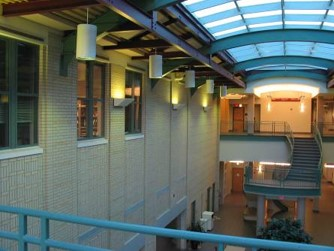
#> input picture assignment_1new/images/CMU_left.jpg, 334 x 251 px
$ jupyter execute MyRansacLineFit_student.ipynb   (shell and % lines are left out)
#> lines starting #> are read from the running program, lines starting #| are printed output that depends on the picture
# Assignment 1 (part I): Line Fitting and other "stuff"

## Problem 1
### Prove that any roto-reflective transformation $R^n \rightarrow R^n$ defined by $n\times n$ orthogonal matrix $R$ (s.t. $R^TR=I$) preserves (a) parallel lines and (d) distances between points. Your proof should use only linear algebraic equations. HINTS: you can use line equations of the following format: $p_t=p_o + t\,u$ where $p$ are n-vectors representing points on a line, $u$ is a vector defining the line's direction, and $t$ is a scalar parameter. For distances $d(a,b)$ between points $a,b\in R^n$ you can use $d^2(a,b)=(a-b)^T (a-b)$. NOTE that all your linear algebraic equations in the proof should work for arbitrary $n\times n$ roto-reflective transformations/matrices.

Solution:
a) Let u and v be two non-zero parallel vectors in $R^n$. We can write u = kv for some $k \in R. k \neq 0$. With the linear transformation with matrix R, we have Rv and $Ru = R(kv) = k \cdot Rv$. The new vector Ru remains to have a linear dependent relationship with Rv, implies that they are still parallel.

b) Let a, b be two points in $R^n$. We have $d^2(a,b)=(a-b)^T (a-b)$ where $d(a, b)$ represents the distance between a and b. After transformation, the distance between points Ra, Rb will follow $$d^2(Ra,Rb)=(Ra-Rb)^T (Ra-Rb) = R^T \cdot (a-b)^T \cdot R \cdot (a-b)
$$$$= R^T R \cdot (a-b)^T(a-b) = I (a-b)^T(a-b) = (a-b)^T (a-b) = d^2 (a-b)$$
$$\Rightarrow d(a, b) = |d(Ra, Rb)| = d(Ra, Rb)$$
since the distance is always non-negative. So the distances between points also preserve.

## Problem 2
### Prove that affine transformations map lines onto lines. For this, take an arbitrary line in $R^2$ and show that an arbitrary affine transform maps it onto a set of points that also satisfies a line equation. You should use homogeneous representation of lines, i.e. equations $l^\top x=0$ where $l$ is a 3-vector of line parameters (so called, homogeneous line representation) and $x$ is a 3-vector (homogeneously) representing a point on the line.
### HINT: Use 3x3 matrices $A$ to represent affine transforms, as in Topic 4. Find simple linear-algebraic equation for the transformed line parameters $l'$ given $A$ and the original line $l$.

Solution: Let $l^\top x=0$ where $l = \left[ \begin{matrix} m_1 \\ m_2 \\ m_3 \end{matrix} \right]$ is a 3-vector of line parameters and $x = \left[ \begin{matrix} x_1 \\ x_2 \\ w \end{matrix} \right]$ is a 3-vector (homogeneously) representing a point on the line.

An affine transformation can be represented by $A = \left[ \begin{matrix} a & b & c \\ d & e & f \\ 0 & 0 & 1  \end{matrix} \right]$

So the point after affine transformation is defined by $x' = Ax$.

Homogenoeusly tranform the l to l' (a 3-vector of line parameter) by letting $l' = (A^{-1})^T l$ (such $(A^{-1})^T$ exists because any affine map has an inverse).

Then we have $l'^T x' = ((A^{-1})^T l)^T (Ax) = l^T A^{-1} (A x) = l^T (A^{-1} A) x = l^T x = 0$

So any point on the line after affine transformation will satisfy the new line equation $l'^T x' = 0$, implies that the original line is mapped onto the new line $l'$.

## NOTE: Problems 3-7 below are mostly coding excersices where you should implement and/or test different standard methods for model fitting on examples with synthetic and real data. Part II of this Assignemnt requires homography estimation in a real application (panorama mosaicing). The problems below were primarily designed to help the students learn the basics of model parameter estimation in a much more basic context - simple line models and 2D data points (synthetic or real).
### While the provided initial notebook shows synthetic and real examples of 2D data points for line fitting, you might need to restart the nootebook (Kernel->Restart and Clear Output).

## Problem 3: least-squares and line fitting in 2D (synthetic data without outliers)
### Complete implementation of function $estimate$ of class $LeastSquareLine$ in the second cell below. It should update line parameters $a$ and $b$ correpsonding to line model $y=ax+b$. You can use either SVD of matrix $A$ or inverse of matrix $A^T A$, as mentioned in class. NOTE: several cells below test your code.

[cell 1]
import numpy as np
import numpy.linalg as la
import matplotlib
import matplotlib.pyplot as plt
from skimage.measure import ransac

#### TO IMPLEMENT: complete (fix) the code in the following cell. Note that solution has 2-3 lines. You can use $svd$ function in $la$ and/or standard matrix operations from $np$.

[cell 2]
class LeastSquareLine:

    def __init__(self):
        self.a = 0.0
        self.b = 0.0

    def estimate(self, points2D):
        B = points2D[:,1]
        A = np.copy(points2D)
        A[:,1] = 1.0

        # Vector B and matrix A are already defined. Change code below
        U, S, VT = la.svd(A, full_matrices=False)
        W = np.diag(S)
        Ainverse = np.dot(np.transpose(VT), np.dot(la.inv(W), np.transpose(U)))
        # print(Ainverse)
        X = Ainverse.dot(B)
        self.a = X[0]
        self.b = X[1]
        return True

    def predict(self, x): return (self.a * x) + self.b

    def predict_y(self, x): return (self.a * x) + self.b

    def residuals(self, points2D):
        return points2D[:,1] - self.predict(points2D[:,0])

    def line_par(self):
        return self.a, self.b

#### Working code below generates (simulates) data points in ${\cal R}^2$ corresponding to noisy observations of a line.

[cell 3]
np.random.seed(seed=1)

# parameters for "true" line y = a*x + b
a, b = 0.2, 20.0

# x-range of points [x1,x2]
x_start, x_end = -200.0, 200.0

# generate "idealized" line points
x = np.arange(x_start,x_end)
y = a * x + b
data = np.column_stack([x, y])    # staking data points into (Nx2) array

# add gaussian pertubations to generate "realistic" data points (noisy line observations)
noise = np.random.normal(size=data.shape) # generating Gaussian noise (variance 1) for each data point (rows in 'data')
data += 5 * noise
data[::2] += 10 * noise[::2]  # every second point adds noise with variance 5
data[::4] += 20 * noise[::4] # every fourth point adds noise with variance 20

# IMPORTANT COMMENT!!!!!!!:
# the data now combines line points with different levels of additive Gaussie noise.
# Consider all these noisy points as inliers.
# Do not consider any of these as outliers. The outliers are added in Problem 4.


fig, ax = plt.subplots()
ax.plot(data[:,0], data[:,1], '.k', label='data points (w. noise & outliers)')
ax.set_xlabel('x - coordinate')
ax.set_ylabel('y - coordinate')
ax.legend(loc='lower left')
plt.show()
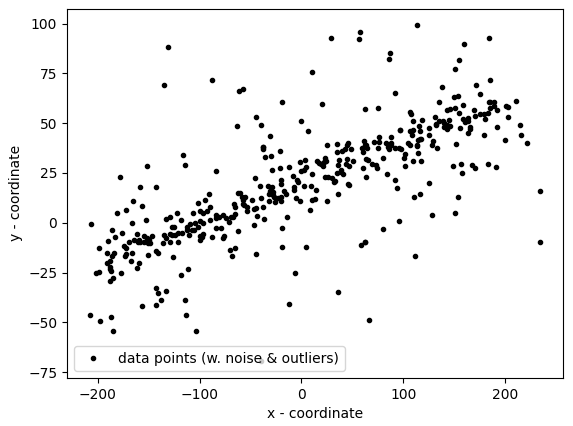
#> figure drawn by matplotlib, 1 panel

#### Use the following code-cell to test your implementation of class $LeastSquareLine$ in Problem 3 for line fitting when observed data is noisy. The estimated line is displayed in the cell above.  Note that the initial result shown in Fig.1 of the provided notebook corresponds to the line $a=0,b=0$ returned by initial code for $LeastSquareLine$.  Your correct solution for $LeastSquareLine$ should return a line very close to the known (ground-truth) line model.

[cell 4]
LSline = LeastSquareLine() # uses class implemented in Problem 2
print (LSline.estimate(data))
a_ls, b_ls = LSline.line_par()

# visualizing estimated line
ends = np.array([x_start,x_end])
ax.plot(ends, LSline.predict(ends), '-r', label='least square fit (a={:4.2f}, b={:4.1f})'.format(a_ls,b_ls))
ax.legend(loc='lower left')
plt.show()

## Problem 4: RANSAC for robust line fitting in 2D (synthetic data with outliers)

#### Working code in the cell below corrupts data with outliers.

[cell 5]
# add outliers
faulty = np.array(30 * [(180., -100)])  # (30x2) array containing 30 rows [180,-100]  (points)
faulty += 5 * np.random.normal(size=faulty.shape)  # adding Gaussian noise to these points
data[:faulty.shape[0]] = faulty   # replacing the first 30 points in data with faulty (outliers)


fig, ax = plt.subplots()
ax.plot(data[:,0], data[:,1], '.k', label='data points (w. noise & outliers)')
ax.set_xlabel('x - coordinate')
ax.set_ylabel('y - coordinate')
ax.legend(loc='lower left')
plt.show()
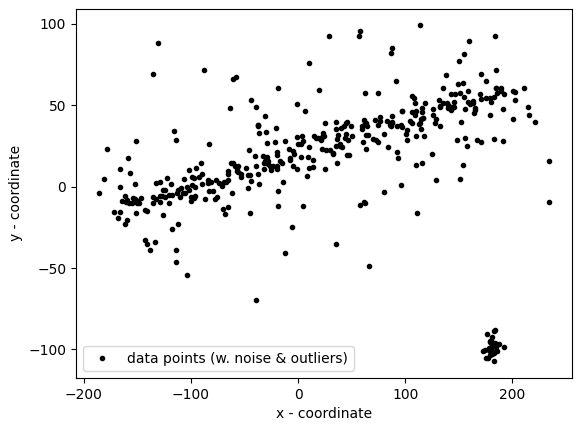
#> figure drawn by matplotlib, 1 panel

### NOTE: As clear from the code for data simulation, (creation of) outliers has nothing to do with the line. In contrast, all other points originate from some points on the true (perfect) line, see Probelm 3. The added Gaussian errors (large or small) simulate complex noise that commonly happens between true (but unknown) model and its real observations (data). The whole point of "model fitting" is to estimate (or restore) a "model" (e.g. line parameters) from its noisy observations (data). If data has no noise, it is trivial, e.g. only two line points would be enough to compute the line parameters exactly. In the presence of noise, one can use methods like least-squres to approximately estimate a line (parameters minimizing the loss functing summing squared $L_2$ errors), see Problem 3. However, if data is corrupted by outliers that have nothing to do with the model, as in Problem 4, more robust model fitting methods are needed, e.g. RANSAC.

#### The code below uses your implementation of class $LeastSquareLine$ from Probelm 3 for least-square line fitting when the data is corrupted with outliers. The estimated line is displayed in the cell above. Observe the differences with the result in Problem 3.

[cell 6]
LSline = LeastSquareLine() # uses class implemented in Problem 2
print (LSline.estimate(data))
a_ls, b_ls = LSline.line_par()

# visualizing estimated line
ends = np.array([x_start,x_end])
ax.plot(ends, LSline.predict(ends), '-r', label='least square fit (a={:4.2f}, b={:4.1f})'.format(a_ls,b_ls))
ax.legend(loc='lower left')
plt.show()

### (part a) Assume that a set of $N=100$ points in $2D$ includes $N_i=20$ inliers for one line and $N_o=80$ outliers. What is the least number of times one should sample a random pair of points from the set to get probability $p\geq 0.95$ that in at least one of the sampled pairs both points are inliers? Derive a general formula and compute a numerical answer for the specified numbers.

Solution:
We can assume we use sample with replacement. Sampling with replacement will certainly give a larger number of time that one can get probability $p\geq 0.95$ that at least one of the sampled pairs both points are inliers compared to using sample without replacement, so that the number n we get will also guarantee that one can get probability $p\geq 0.95$ that at least one of the sampled pairs both points are inliers compared to using sample without replacement.

Sample with replacement: P(the sample pair is not both points inliers) = 1 - P(the sample pair both points are inliers) = $1 - (20/100)^2 = 1 - 0.04 = 0.96$

P (at least one of the sampled pairs both points are inliers) = 1 - P (none of the sampled pairs both points are inliers）= $1 - (0.96)^n \geq 0.95$
$$\Rightarrow n \geq 74 $$

Thus, the least number of times one should sample a random pair of points from the set to get probability $p\geq 0.95$ that in at least one of the sampled pairs both points are inliers is 74.

### (part b) Using the knowledge of the number of inliers/outliers in the example at the beginning of Problem 4, estimate the minimum number of sampled pairs needed to get RANSAC to "succeed" (to get at least one pair of inliers) with $p\geq 0.95$. Use your formula in part (a). Show your numbers in the cell below. Then, use your estimate as a value of parameter $max\_trials$  inside function $ransac$ in the code cell below and test it.  You should also change $residual\_threshold$ according to the noise level for inliers in the example. NOTE: the result is displayed in the same figure at the beginning of Problem 4.

Your estimates:
There are 30 outliers and 400-30=370 inliers in this dataset.

Sample with replacement: P(the sample pair is not both points inliers) = 1 - P(the sample pair both points are inliers) = $1 - (370/400)^2 = 1 - 0.925^2 = 0.144375$

P (at least one of the sampled pairs both points are inliers) = 1 - P (none of the sampled pairs both points are inliers）= $1 - (0.144375)^n \geq 0.95$
$$\Rightarrow n \geq 2 $$

[cell 7]
# robustly fit line using RANSAC algorithm
model_robust, inliers = ransac(data, LeastSquareLine, min_samples=2, residual_threshold=25, max_trials=2)
a_rs, b_rs = model_robust.line_par()

# generate coordinates of estimated models
line_x = np.arange(-250, 250)
line_y_robust = model_robust.predict_y(line_x)

ax.plot(data[inliers, 0], data[inliers, 1], '.b', alpha=0.6, label='Inlier data')
ax.plot(line_x, line_y_robust, '-b', label='RANSAC line (a={:4.2f}, b={:4.1f})'.format(a_rs,b_rs))
ax.legend(loc='lower left')

## Problem 5: sequential RANSAC for robust multi-line fitting (synthetic data)

#### Adding data points supporting one more line

[cell 8]
# parameters for "true" lines y = a*x + b
a2, b2 = 0.1, -10.0

# generate "idealized" line points
y2 = a2 * x + b2
data2 = np.column_stack([x, y2])    # staking data points into (Nx2) array

# add gaussian pertubations to generate "realistic" line data
noise = np.random.normal(size=data.shape) # generating Gaussian noise (variance 1) for each data point (rows in 'data')
data2+= 5 * noise
data2[::2] += 10 * noise[::2]  # every second point adds noise with variance 5
data2[::4] += 20 * noise[::4] # every fourth point adds noise with variance 20

data = np.concatenate((data,data2)) # combining with previous data

fig, ax = plt.subplots()
ax.plot(data[:,0], data[:,1], '.k', label='data points (w. noise & outliers)')
ax.set_xlabel('x - coordinate')
ax.set_ylabel('y - coordinate')
ax.legend(loc='lower left')
plt.show()
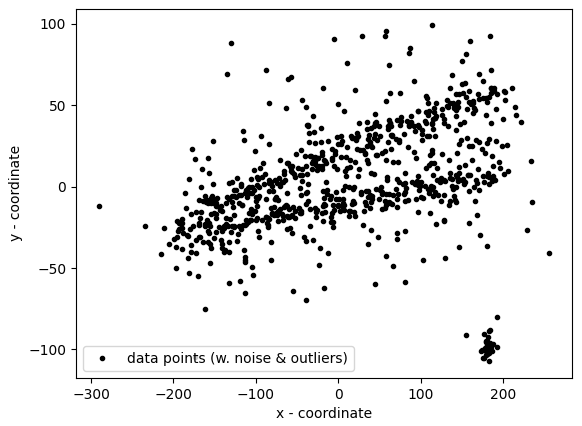
#> figure drawn by matplotlib, 1 panel

### Write code below using sequential RANSAC to detect two lines in the data above. Your lines should be displayed in the figure above (in Problem 5).

[cell 9]
# robustly fit line using RANSAC algorithm
model_robust, inliers = ransac(data, LeastSquareLine, min_samples=2, residual_threshold=25, max_trials=10)
a_rs, b_rs = model_robust.line_par()
new_data = np.copy(data)

i = len(inliers)-1
while i >= 0:
    if inliers[i] == True:
        new_data = np.delete(new_data, i, 0)
        i=i-1
    i=i-1
line_x = np.arange(-250, 250)
line_y_robust = model_robust.predict_y(line_x)

ax.plot(data[inliers, 0], data[inliers, 1], '.b', alpha=0.6, label='Inlier data')
ax.plot(line_x, line_y_robust, '-b', label='RANSAC line (a={:4.2f}, b={:4.1f})'.format(a_rs,b_rs))

model_robust1, inliers1 = ransac(new_data, LeastSquareLine, min_samples=2, residual_threshold=25, max_trials=10)
a_rs1, b_rs1 = model_robust1.line_par()

line_x1 = np.arange(-250, 250)
line_y_robust1 = model_robust1.predict_y(line_x1)

ax.plot(new_data[inliers1, 0], new_data[inliers1, 1], '.r', alpha=0.6, label='Inlier data 2')
ax.plot(line_x1, line_y_robust1, '-r', label='RANSAC line 2 (a={:4.2f}, b={:4.1f})'.format(a_rs1,b_rs1))
# # generate coordinates of estimated models

ax.legend(loc='lower left')

## Problem 6: multi-line fitting for real data (Canny edges)
### NOTE: while there are real applications that require estimation of lines in images, their detailed description is outside the scope of this assignment. This problem is mostly for fun. However, it also demostrates a real example of simple 2D feature points (based on contrast edges) that can be used for estimating real geometric models (lines). More advanced real examples of feature points and geometric model estimation can be found in part II of this Assignment.

[cell 10]
import matplotlib.image as image
from skimage import feature
from skimage.color import rgb2gray

im = image.imread("images/CMU_left.jpg")
#> im is the input picture: shape (251, 334, 3); mean R, G, B 94.8, 103.3, 94.9
imgray = rgb2gray(im)
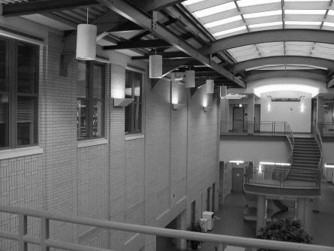
#> imgray: shape (251, 334) float64; min 0.00417, max 1, mean 0.396
can = feature.canny(imgray, 2.0)
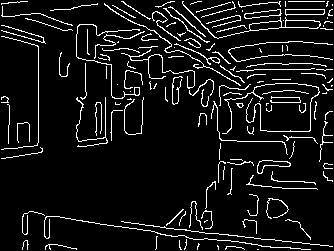
#> can: shape (251, 334) bool; 8.1% white in thin lines or dots

plt.figure(24,figsize = (10, 4))
plt.subplot(121)
plt.imshow(im)
plt.subplot(122)
plt.imshow(can,cmap="gray")
plt.show()

## use sequestial-RANSAC to find  𝐾  lines

[cell 11]
K = 5
# NOTE 1: write your code using a function that takes K as a parameter.
# NOTE 2: Present visual results for some value of K
# NOTE 3: Your code should visually show detected lines in a figure
#         over the image (either the original one or over the Canny edge mask)
# NOTE 4: You may need to play with parameters of function ransac
#         (e.g. threshold and number of sampled models "max_trials")
#         Also, you can introduce one extra parameter for the minimum number of inliers
#         for accepting ransac-detected lines.

# NOTE: "can" in the cell above is a binary mask with True and False values, e.g.

def findXRange(mydata, inliers):
    xStart = 1000
    xEnd = 0
    for i in range(len(inliers)):
        if inliers[i] == True:
            if mydata[i][0] > xEnd:
                xEnd = mydata[i][0]
            if mydata[i][0] < xStart:
                xStart = mydata[i][0]
    return [xStart, xEnd]

def CannyRANSAC(k, img):
#> called with k = 7
    mydata = np.array([])

    if len(img.shape) == 3:
        img = rgb2gray(img)
        imd = np.gradient(img)
#> imd = 2 items

        new_imd = imd[0]+imd[1]
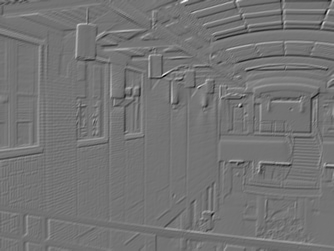
#> new_imd: shape (251, 334) float64; min -0.59, max 0.706, mean -0.000448; drawn with min black and max white
        for i in range(new_imd.shape[0]):
            for j in range(new_imd.shape[1]):
                if new_imd[i, j] >= 0.06:
                    mydata = np.append(mydata, [j,i])
        mydata = mydata.reshape((-1, 2))

    # plt.plot(mydata[:, 0], mydata[:, 1], '.')

    for i in range(k):
        model_robust, inliers = ransac(mydata, LeastSquareLine, min_samples=2, residual_threshold=2, max_trials=500)
        a_rs, b_rs = model_robust.line_par()

        xStart, xEnd = findXRange(mydata, inliers)[0], findXRange(mydata, inliers)[1]
        # print(xStart, xEnd)
        line_x = np.arange(xStart, xEnd)
        line_y_robust = model_robust.predict_y(line_x)
        plt.plot(line_x, line_y_robust, '-b')

        i = len(inliers)-1
        while i >= 0:
            if inliers[i] == True:
                mydata = np.delete(mydata, i, 0)
                i=i-1
            i=i-1

[cell 12]
plt.imshow(im)
CannyRANSAC(7, im)
plt.show()
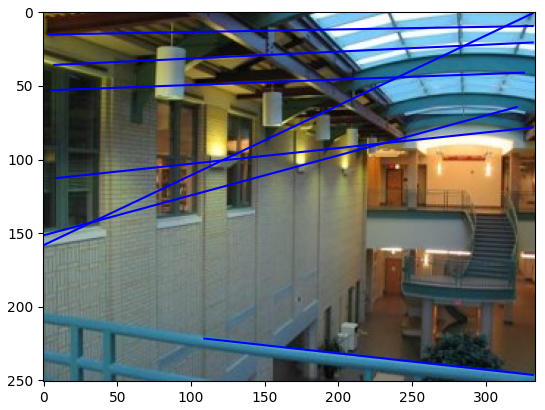
#> figure drawn by matplotlib, 1 panel
# Comment: Unable to accurately find the start and end of the interval of line is a challenge that I'm unable to resolve.

$ run again, with assignment_1new/images/CMU_right.jpg copied over assignment_1new/images/CMU_left.jpg
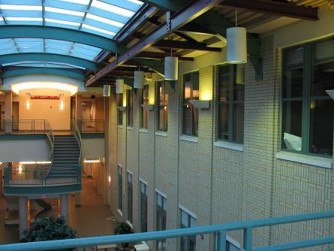
#> input picture assignment_1new/images/CMU_right.jpg, 334 x 251 px
#> im is the input picture: shape (251, 334, 3); mean R, G, B 87.8, 97, 88.2
#> `can = feature.canny(imgray, 2.0)`:
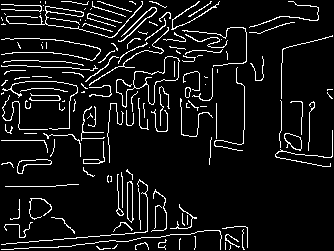
#> can: shape (251, 334) bool; 8.1% white in thin lines or dots
#> imd = 2 items
#> `plt.show()`:
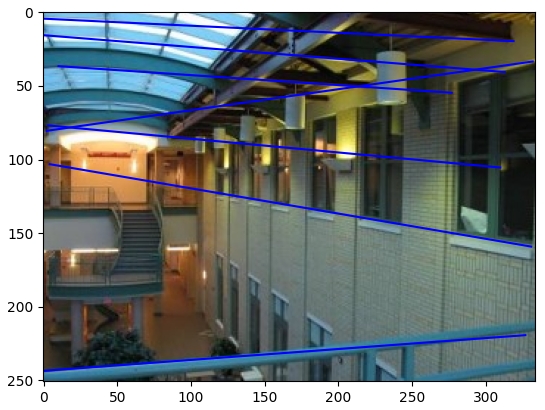
#> figure drawn by matplotlib, 1 panel
